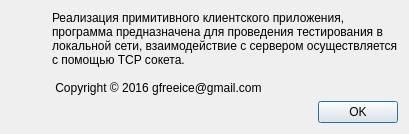
<?xml version="1.0" encoding="UTF-8"?>
<ui version="4.0">
 <class>AboutDialog</class>
 <widget class="QDialog" name="AboutDialog">
  <property name="geometry">
   <rect>
    <x>0</x>
    <y>0</y>
    <width>409</width>
    <height>129</height>
   </rect>
  </property>
  <property name="sizePolicy">
   <sizepolicy hsizetype="Fixed" vsizetype="Fixed">
    <horstretch>0</horstretch>
    <verstretch>0</verstretch>
   </sizepolicy>
  </property>
  <property name="windowTitle">
   <string>О программе</string>
  </property>
  <layout class="QVBoxLayout" name="verticalLayout">
   <item>
    <layout class="QHBoxLayout" name="horizontalLayout">
     <item>
      <widget class="QLabel" name="label_1">
       <property name="text">
        <string/>
       </property>
       <property name="pixmap">
        <pixmap resource="img.qrc">:/img/objects.png</pixmap>
       </property>
      </widget>
     </item>
     <item>
      <widget class="QLabel" name="label">
       <property name="text">
        <string>Реализация примитивного клиентского приложения,
программа предназначена для проведения тестирования в 
локальной сети, взаимодействие с сервером осуществляется
с помощью TCP сокета. 

 Copyright © 2016 gfreeice@gmail.com</string>
       </property>
      </widget>
     </item>
    </layout>
   </item>
   <item>
    <layout class="QHBoxLayout" name="horizontalLayout_2">
     <item>
      <spacer name="horizontalSpacer">
       <property name="orientation">
        <enum>Qt::Horizontal</enum>
       </property>
       <property name="sizeHint" stdset="0">
        <size>
         <width>308</width>
         <height>20</height>
        </size>
       </property>
      </spacer>
     </item>
     <item>
      <widget class="QPushButton" name="pb_accept">
       <property name="text">
        <string>OK</string>
       </property>
      </widget>
     </item>
    </layout>
   </item>
  </layout>
 </widget>
 <resources>
  <include location="img.qrc"/>
 </resources>
 <connections>
  <connection>
   <sender>pb_accept</sender>
   <signal>clicked()</signal>
   <receiver>AboutDialog</receiver>
   <slot>accept()</slot>
   <hints>
    <hint type="sourcelabel">
     <x>149</x>
     <y>70</y>
    </hint>
    <hint type="destinationlabel">
     <x>173</x>
     <y>331</y>
    </hint>
   </hints>
  </connection>
 </connections>
</ui>
